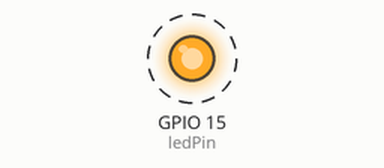
A sketch run on a simulated ESP32. Parts: output pins drawn as LEDs (lit = HIGH). Dashed ring = blinking.

Above: at 0.5 s.
Timing chart, 0 to 4.6 s (numbered marks = the images above):
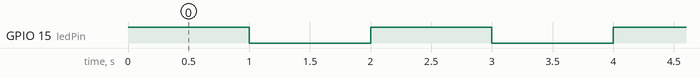

The sketch:

sketch_mar10a.ino
```cpp
/*
 * ESP32 Dev Board Test
 * Led blinking
 */
int ledPin = 15;

void setup()
{
    pinMode(ledPin, OUTPUT);
    Serial.begin(115200);
}

void loop()
{
    digitalWrite(ledPin, HIGH);
    delay(1000);
    digitalWrite(ledPin, LOW);
    delay(1000);
}
```

Measured:
- by itself, GPIO 15 (ledPin): alternates HIGH for 1.0 s and LOW for 1.0 s
